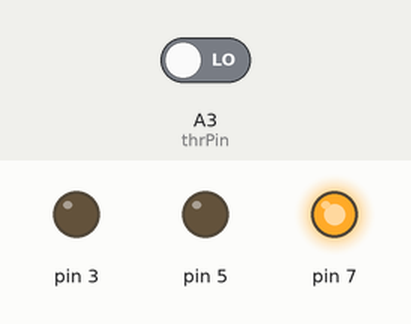
A sketch run on a simulated Arduino Uno, built with avr-gcc and run on an emulated ATmega328P. Shown: output pins drawn as LEDs (lit = HIGH). Inputs (shaded band) come from the test bench; at power-on: A3 (thrPin) LOW. Random numbers use the default seed unless the sketch sets one.

Above: at 0.13 s.
At 0.37 s:
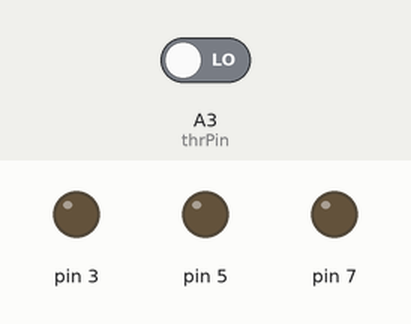
At 0.88 s:
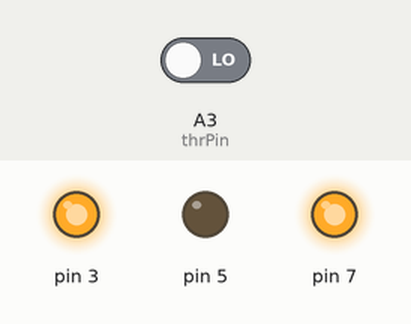
At 1.38 s:
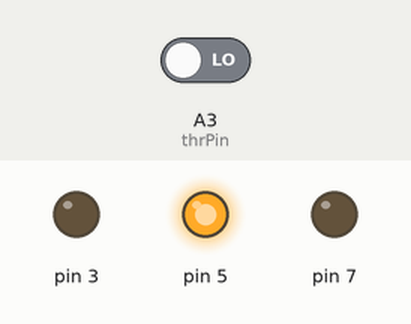
At 2.14 s:
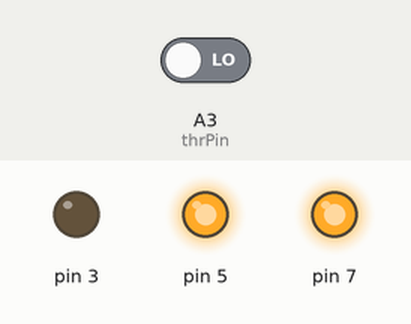
At 2.64 s:
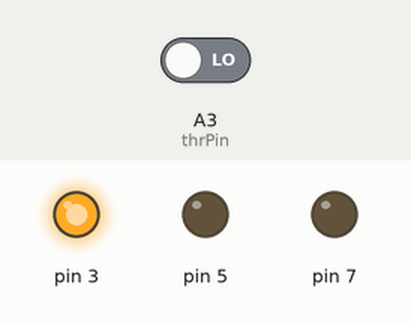
Timing chart, 0 to 3.0 s (numbered marks = the images above):
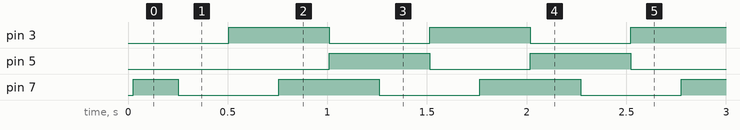

The sketch:

state_throttle.ino
```cpp
/* Throttle state machine

Idle, throttle e averburner effect basati sono sul canale throttle.

FSM con dispatcher esterno.


*/

#include <common.h>

enum  { // Stati della FMS
  idle,    // Throttle a zero
  normal,  // Th normale
  full,    // Th massimo
} state  ;

// Due LED con lampeggio alternato:
Lampeggiatore right = 3;
Lampeggiatore left = 5;
Pwm motore = 7;

const byte thrPin = A3;
byte thr ; // Valore a 8bit per il throttle
int thrIn ; // Valore rilevato del 3 Ch della RX
const int thMin = 983; // In genere il valore minimo del TH resta costante,


void setup() {
  left.Invert() ; // Parte da stato invertito rispetto al default
  randomSeed(analogRead(0));
}

void loop() {

 // Lettura Throttle channel: FAKE con un potenziometro
 //thrIn = analogRead(3);
 //thr = constrain(thrIn / 4 , 0, 255) ;

 // Lettura Throttle channel
    thrIn = pulseIn(thrPin, HIGH, 25000);
    if (thrIn >= thMin && thrIn < 2000)  { // clean up
        thr = map(thrIn, thMin, 2000, 0, 255); // mappato su 8bit per PWM
    } ;

 // FMS dispatcher
 if ( thr < 10 ) {
   state = idle ;
 } else if ( thr > 245 ) {
   state = full ;
 } else {
   state = normal ;
 }

 switch (state) {
   case idle:
       // Lampeggia i lati fissi e fa un PWD Up/Down col motore
     right.Blink();
     left.Blink();
     motore.UD(1000);
     break;

   case normal:
     // right e left lampeggiano alternativamente in base al th,
     // il motore e' acceso con correzione di luminosita' in proporzione al th
     right.Blink(1120 - 4 * thr ); // lampeggio piu' rapido in base al Th
     left.Blink(1120 - 4 * thr );
     motore.lSet(thr);
     break;

   case full:
     // lampeggi e PWM a caso
     right.Swap();
     left.Swap();
     motore.lSet(random(0,255));
     delay(random(20, 100));
     break;
  }
  }
```

Measured:
- by itself, pin 3, pin 5: alternates HIGH for 0.50 s and LOW for 0.50 s
- by itself, pin 7: repeats every 1.0 s: LOW 0.50 s, HIGH 0.50 s
